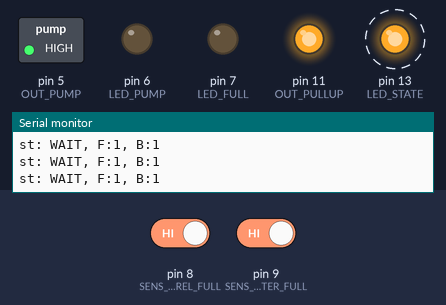
The sketch below on a simulated Arduino Uno, built with avr-gcc and run on an emulated ATmega328P. Shown: switched loads named in the sketch (green lamp = pin HIGH), output pins drawn as LEDs (lit = HIGH), the last lines printed to the serial monitor. Dashed ring = blinking. Inputs (shaded band) come from the test bench; at power-on: pin 8 (SENS_BARREL_FULL) HIGH, pin 9 (SENS_FILTER_FULL) HIGH.

Above: at 1.97 s.
2.4 s: pin 8 (SENS_BARREL_FULL) driven LOW
At 3.47 s:
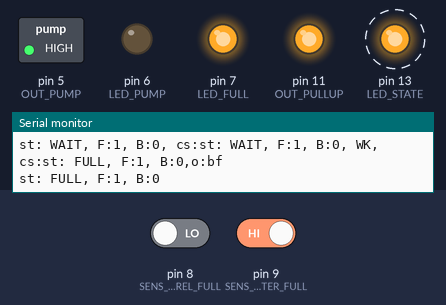
5.4 s: pin 8 (SENS_BARREL_FULL) driven HIGH and pin 9 (SENS_FILTER_FULL) driven LOW
8.4 s: pin 9 (SENS_FILTER_FULL) driven HIGH
At 9.23 s:
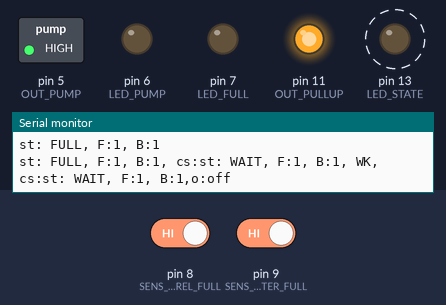
11.4 s: pin 9 (SENS_FILTER_FULL) driven LOW
At 13.49 s:
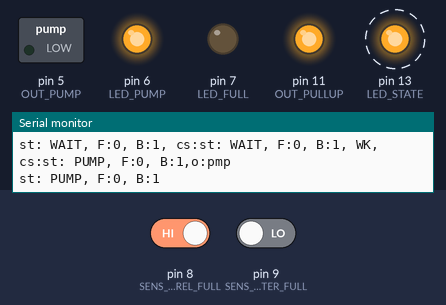
Timing chart, 0 to 15.4 s (numbered marks = the images above; inputs shaded):
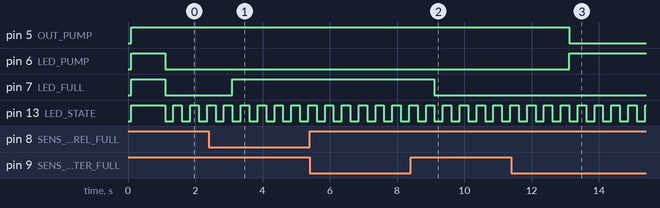

The sketch:

Tonnenpumpe.ino
```cpp
/*
   Diese kleine Programm dient dazu eine Wassertonne mit Vorfilteranlage zu  steuern.
   Folgende Funktionen übernimmt das Programm.

   - Starten eine Wasserpumpe, wenn der Sensor im Filter einen genügenden Wasserstand meldet
   - Stoppen der Wasserpumpe mit einstellbarer Nachlaufzeit
   - Überprüfung und Ausgabe wenn der Hauptwasserspeicher voll ist.
   - Watchdog falls System in einem undefinerten Zustand gerät.

   Historie
   WKLA 13.07.2018
   - Watchdog implementiert
   - verschiedene Zeitkonstanten für Debug und nicht Debug version
   - Board LED als Status LED

   WKLA 16.06.2018
   - erste Version
*/
#define debug
#define mydebug
#include <debug.h>
#include <avr/wdt.h>

// Durchgangszeit einer Loop in msec
#define LOOP_TIME 250

// Zeiten definiert in Sekunden
#ifdef mydebug
#define PUMP_TIME 5
#define FULL_TIME 5
#define WAIT_TIME 1
#define TEST_TIME 5
#define MAX_AUTO_RESTART 60 * 4
#else
#define PUMP_TIME 20
#define FULL_TIME 60
#define WAIT_TIME 1
#define TEST_TIME 5
#define MAX_AUTO_RESTART 60 * 60 * 4
#endif

// Ausgabestatus
enum OUTPUT_STATES {
  BARREL_FULL, PUMP_ON, ALL_OFF
};

// Status des Zustandsautomaten
enum STATUS {
  WAIT, PUMP, FULL
};

// Der aktuelle Status des Automaten
STATUS state;

// Definition der EIn/Ausgabe Pins
const byte OUT_PULLUP = 11;
const byte OUT_PUMP =  5;
const byte LED_PUMP = 6;
const byte LED_FULL = 7;
const byte LED_STATE = 13;

const byte SENS_BARREL_FULL = 8;
const byte SENS_FILTER_FULL = 9;

void setup() {
  initDebug();

  pinMode(OUT_PULLUP , OUTPUT);
  pinMode(OUT_PUMP , OUTPUT);
  pinMode(LED_PUMP , OUTPUT);
  pinMode(LED_FULL , OUTPUT);
  pinMode(LED_STATE , OUTPUT);
  pinMode(SENS_BARREL_FULL , INPUT_PULLUP);
  pinMode(SENS_FILTER_FULL , INPUT_PULLUP);

  digitalWrite(OUT_PULLUP, 1);
  digitalWrite(LED_STATE, 1);

#ifdef mydebug
  digitalWrite(OUT_PUMP, 1);
  digitalWrite(LED_PUMP, 1);
  digitalWrite(LED_FULL, 1);
  delay (1000);
#endif
  doPump(false);
  doFull(false);
  setState(WAIT);
  wdt_enable(WDTO_4S);
}

// Zeit des nächsten Statuswechsel
int nextTime;
// automatische Resetzeit
long autoRestart = MAX_AUTO_RESTART; // einmal die Stunde, Rundenzeit ist etwas 250ms

void loop() {
  // COunter bis zu Reset erniedrigen
  autoRestart--;

  // aktuellen Status ausgeben
  outputState();

  // Wartezeit schon verstrichen?
  if (checkWaitTime()) {
    dbgOut(", WK");
    determineState();
    switch (state) {
      case PUMP:
        doPump();
        break;
      case FULL:
        doFull();
        break;
      case WAIT:
      default:
        doWait();
    }
  }
  dbgOutLn();
  if (autoRestart > 0) {
    // wenn noch wartezeit übrig ist, dann den Watchdog triggern
    wdt_reset();
    // Led blinken
    digitalWrite(LED_STATE, !digitalRead(LED_STATE));
  } else {
    // Wartezeit verstrichen, Watchdog wird resetten
    while (true) {
      // solange hektisch blinken bitte...
      digitalWrite(LED_STATE, !digitalRead(LED_STATE));
      delay(100);
    }
  }
  delay(LOOP_TIME);
}

void doPump() {
  setOutputs(PUMP_ON);
}

void doFull() {
  setOutputs(BARREL_FULL);
}

void doWait() {
  setOutputs(ALL_OFF);
}

/*
   Status bestimmen
   FULL: Die Wassertonne ist voll
   PUMP: FIlter ist voll es muss abgepumt werden
   WAIT: sonst
*/
void determineState() {
  if (isBarrelFull()) {
    setState(FULL);
  } else {
    if (isFilterFull()) {
      setState(PUMP);
    } else {
      setState(WAIT);
    }
  }
}

/*
 * neuen Status setzen und die entsprechende Wartezeit setzen
 */
void setState(STATUS newState) {
  state = newState;
  dbgOut(", cs:");
  outputState();
  switch (state) {
    case WAIT:
      setNextTime(WAIT_TIME);
      break;
    case FULL:
      setNextTime(FULL_TIME);
      break;
    case PUMP:
      setNextTime(PUMP_TIME);
      break;
  }
}

/*
 * Dem Staus entsprechend die Ausgänge setzen
 */
void setOutputs(OUTPUT_STATES outputstate) {
  dbgOut(",o:");
  switch (outputstate) {
    case ALL_OFF:
      dbgOut("off");
      doFull(false);
      doPump(false);
      break;
    case BARREL_FULL:
      dbgOut("bf");
      doFull(true);
      doPump(false);
      break;
    case PUMP_ON:
      dbgOut("pmp");
      doPump(true);
      doFull(false);
      break;
    default:
      ;
  }
}

/*
 * Wartezeit schon verstrichen?
 */
boolean checkWaitTime() {
  int actualTime = seconds();
  if (actualTime > nextTime) {
    setState(WAIT);
    return true;
  }
  return false;
}

void setNextTime(byte secondsToWait) {
  nextTime = seconds() + secondsToWait;
}

/*
 * Ist die Hauptwassertonne schon voll?
 */
boolean isBarrelFull() {
  return !digitalRead(SENS_BARREL_FULL);
}

/*
 * Ist der Vorfilter schon voll?
 */
boolean isFilterFull() {
  return !digitalRead(SENS_FILTER_FULL);
}

/*
 * Pumpe ein/ausschalten
 */
void doPump(boolean start) {
  digitalWrite(LED_PUMP, start);
  digitalWrite(OUT_PUMP, !start);
}

/*
 * Signal LED "Tonne voll" de/aktivieren
 */
void doFull(boolean full) {
  digitalWrite(LED_FULL, full);
}

// ########## Hilfsfunktionen ###########
int seconds() {
  return millis() / 1000;
}

void outputState() {
#ifdef debug
  switch (state) {
    case WAIT:
      dbgOut("st: WAIT");
      break;
    case FULL:
      dbgOut("st: FULL");
      break;
    case PUMP:
      dbgOut("st: PUMP");
      break;
  }
  dbgOut(", F:");
  outputBoolean(digitalRead(SENS_FILTER_FULL));
  dbgOut(", B:");
  outputBoolean(digitalRead(SENS_BARREL_FULL));
#endif
}

void outputBoolean(bool value) {
#ifdef debug
  if (value) {
    dbgOut("1")
  } else {
    dbgOut("0")
  }
#endif
}
```

Measured:
- after the input at 2.4 s, pin 7 (LED_FULL): LOW → HIGH after 0.70 s
- after the input at 8.4 s, pin 5 (OUT_PUMP): stays HIGH (without the input it goes to LOW after 0.71 s); pin 6 (LED_PUMP): stays LOW (without the input it goes to HIGH after 0.71 s)
- after the input at 11.4 s, pin 5 (OUT_PUMP): HIGH → LOW after 1.7 s; pin 6 (LED_PUMP): LOW → HIGH after 1.7 s
- by itself, pin 13 (LED_STATE): alternates HIGH for 0.25 s and LOW for 0.25 s
